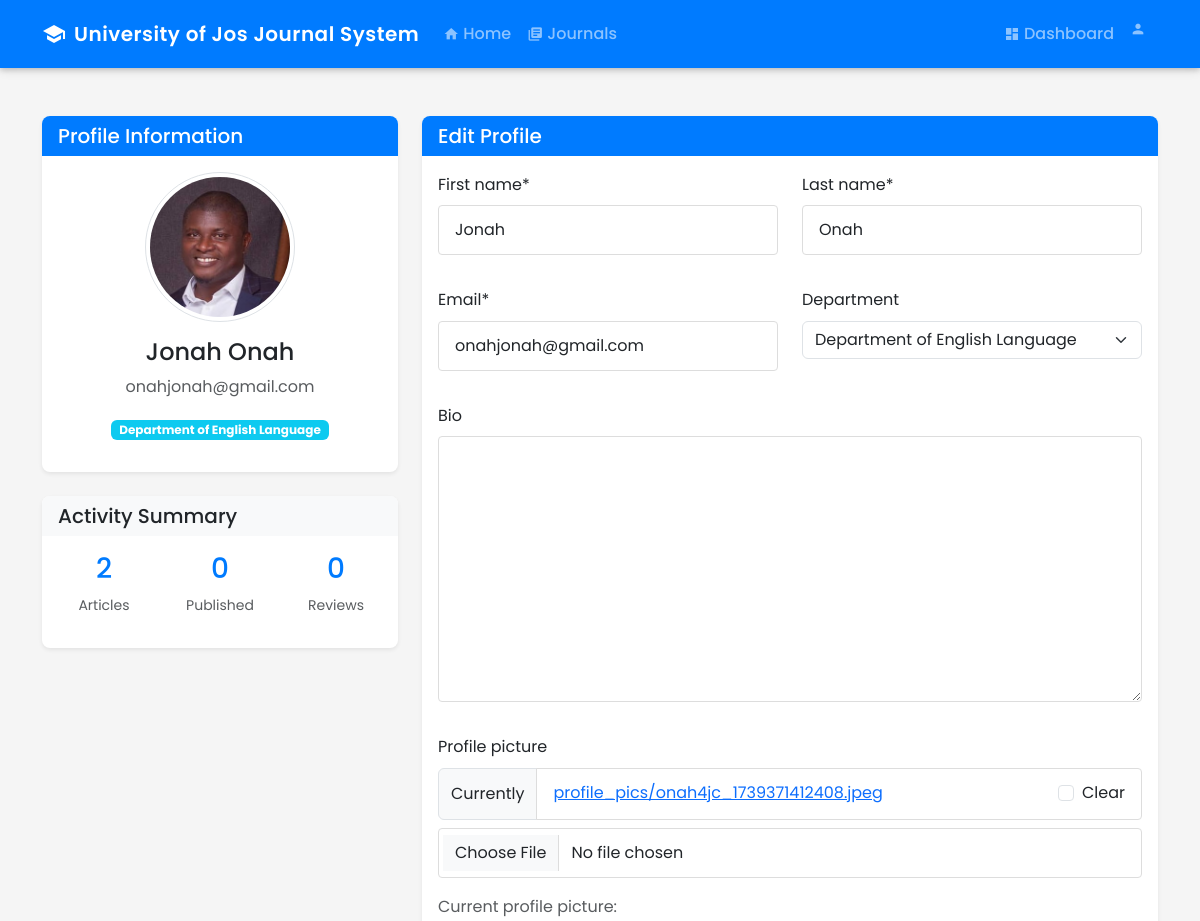
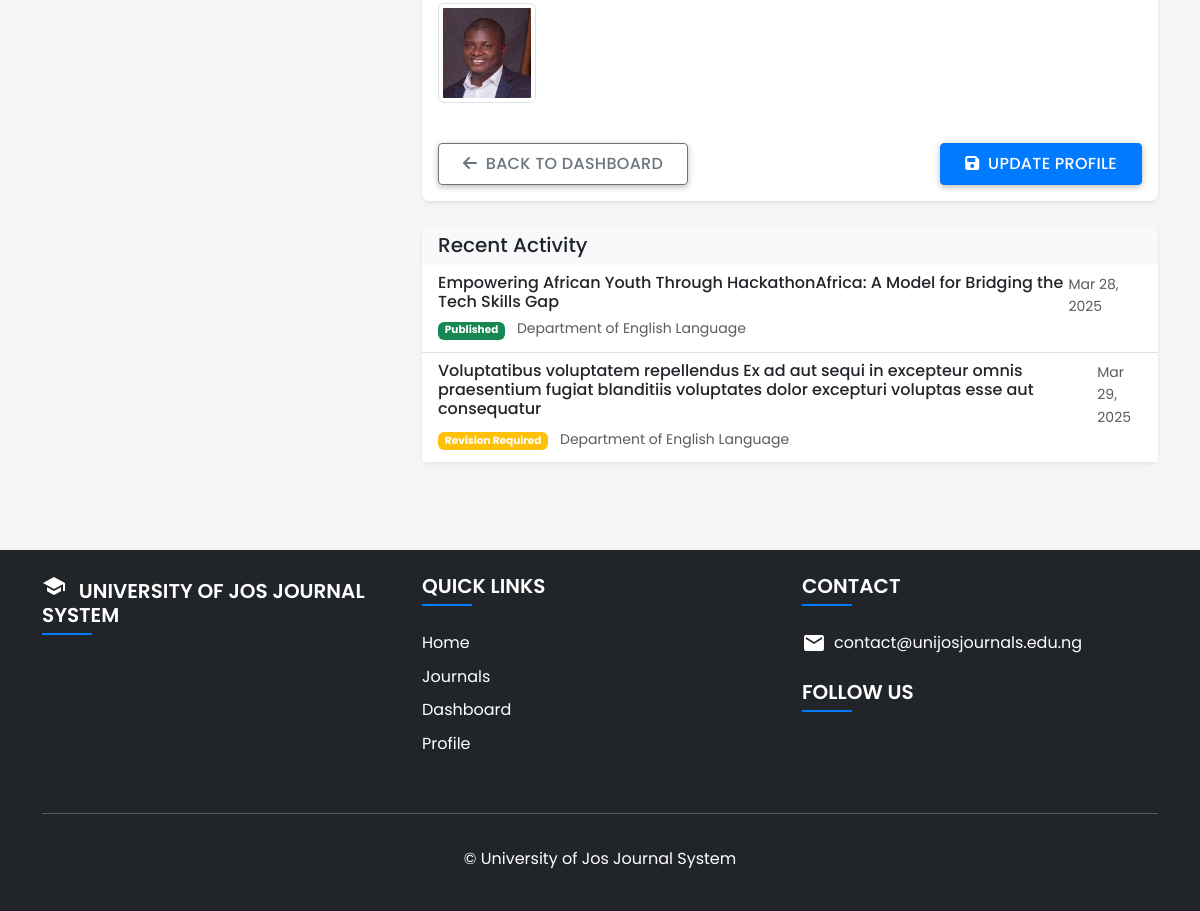
Before: /profile/ (signed in) with the older database file (2 pictures, top to bottom).
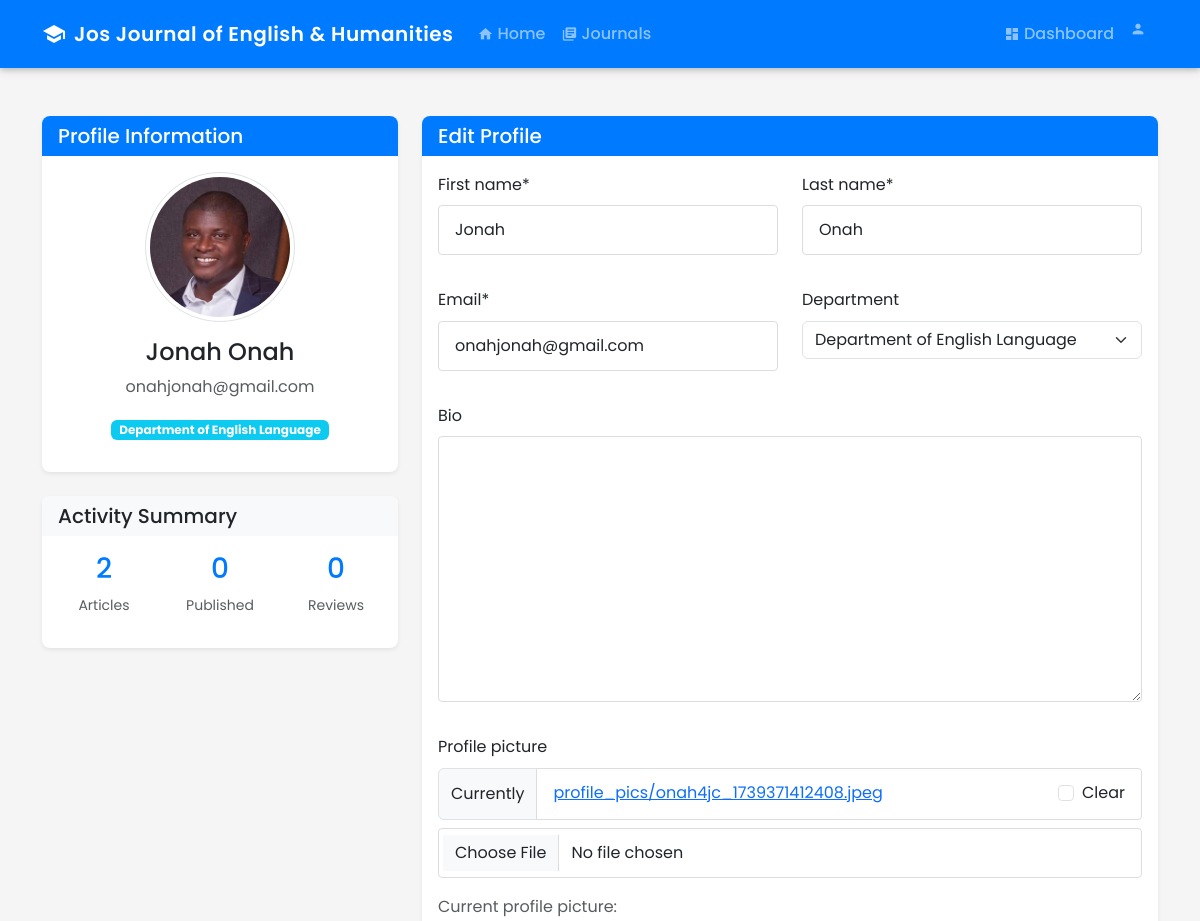
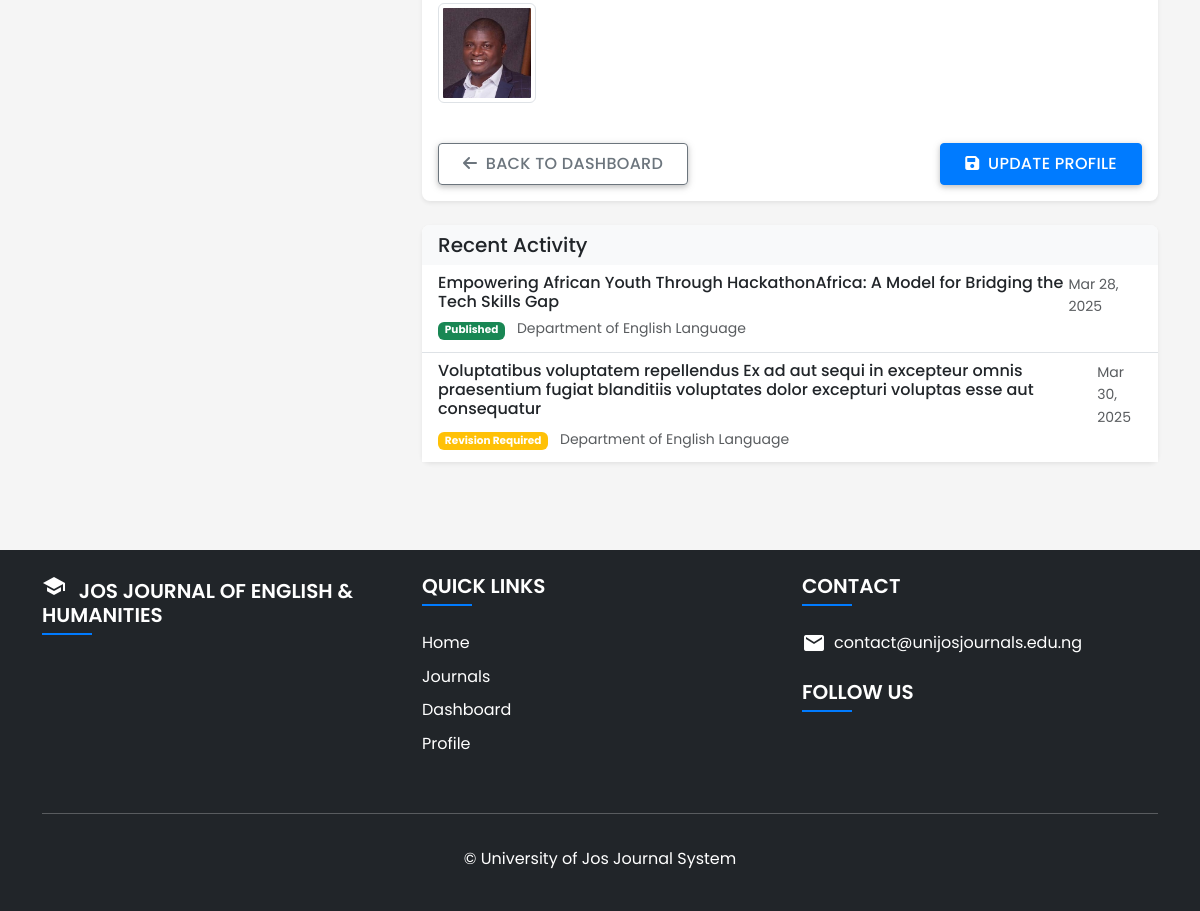
After: the same page with the newer database file (2 pictures, top to bottom).
### journalapp/models.py (models this page shows, shortened)
class SiteSettings(models.Model):
    site_title = models.CharField(max_length=100, default="University of Jos Journal System")
    site_description = models.TextField(blank=True)
    logo = models.ImageField(upload_to='site_images', blank=True, null=True)
    favicon = models.ImageField(upload_to='site_images', blank=True, null=True)
    primary_color = models.CharField(max_length=20, default="#007bff")
    secondary_color = models.CharField(max_length=20, default="#6c757d")
    footer_text = models.TextField(default="© University of Jos Journal System")
    contact_email = models.EmailField(default="contact@unijosjournals.edu.ng")
    contact_phone = models.CharField(max_length=20, blank=True)
    facebook_url = models.URLField(blank=True)
    twitter_url = models.URLField(blank=True)
    instagram_url = models.URLField(blank=True)
    linkedin_url = models.URLField(blank=True)
    class Meta:
        verbose_name = "Site Settings"
        verbose_name_plural = "Site Settings"

class Article(models.Model):
    STATUS_CHOICES = (
        ('draft', 'Draft'),
        ('submitted', 'Submitted'),
        ('under_review', 'Under Review'),
        ('revision_required', 'Revision Required'),
        ('accepted', 'Accepted'),
        ('rejected', 'Rejected'),
        ('published', 'Published'),
    )
    title = models.CharField(max_length=200)
    abstract = RichTextField()
    author = models.ForeignKey(settings.AUTH_USER_MODEL, on_delete=models.CASCADE, related_name='journals')
    department = models.ForeignKey(Department, on_delete=models.CASCADE)
    category = models.ForeignKey(ArticleCategory, on_delete=models.CASCADE)
    content = RichTextField()
    keywords = models.CharField(max_length=255, blank=True, help_text="Enter keywords separated by commas")
    file = models.FileField(upload_to='journal_files', blank=True, null=True)
    status = models.CharField(max_length=20, choices=STATUS_CHOICES, default='draft')
    revised_document = models.FileField(upload_to='revised_documents/', null=True, blank=True)
    revision_notes = models.TextField(blank=True, null=True)
    created_at = models.DateTimeField(auto_now_add=True)
    updated_at = models.DateTimeField(auto_now=True)
    published_at = models.DateTimeField(null=True, blank=True)

class Department(models.Model):
    name = models.CharField(max_length=100)
    code = models.CharField(max_length=10, unique=True)
    description = models.TextField(blank=True)
    journal_title = models.CharField(max_length=200, blank=True)
    journal_description = RichTextField(blank=True)
    cover_image = models.ImageField(upload_to='department_covers', blank=True, null=True)
    def __str__(self):
        return self.name

### journalapp/views.py (the view)
# urls.py: path('profile/', views.profile, name='profile'),
@login_required
def profile(request):
    if request.method == 'POST':
        u_form = UserUpdateForm(request.POST, instance=request.user)
        p_form = ProfileUpdateForm(request.POST, request.FILES, instance=request.user.profile)
        if u_form.is_valid() and p_form.is_valid():
            u_form.save()
            p_form.save()
            messages.success(request, f'Your profile has been updated!')
            return redirect('profile')
    else:
        u_form = UserUpdateForm(instance=request.user)
        p_form = ProfileUpdateForm(instance=request.user.profile)
    context = {
        'u_form': u_form,
        'p_form': p_form
    }
    return render(request, 'journalapp/profile.html', context)

### journalapp/forms.py
class UserUpdateForm(forms.ModelForm):
    email = forms.EmailField()
    first_name = forms.CharField(max_length=30, required=True)
    last_name = forms.CharField(max_length=30, required=True)
    class Meta:
        model = User
        fields = ['email', 'first_name', 'last_name']

class ProfileUpdateForm(forms.ModelForm):
    class Meta:
        model = Profile
        fields = ['department', 'bio', 'profile_picture']

### journalapp/context_processors.py (called while the page is built)
def site_settings(request):
    try:
        settings = SiteSettings.objects.first()
        if not settings:
            settings = SiteSettings.objects.create()
    except:
        settings = None
    return {'site_settings': settings}

### journalapp/models.py (called while the page is built)
    def get_full_name(self):
        return f"{self.first_name} {self.last_name}".strip()

### journalapp/templates/journalapp/profile.html (shortened to what the changed rows need)
{% extends 'journalapp/base.html' %}
{% load crispy_forms_tags %}
{% block content %}
<div class="container py-5">
    <div class="row">
        <div class="col-lg-8">
            <div class="card shadow-sm mt-4">
                <div class="card-body p-0">
                    <div class="list-group list-group-flush">
                        {% for article in user.journals.all|slice:":5" %}
                        <div class="list-group-item">
                            <div class="d-flex w-100 justify-content-between">
                                <h6 class="mb-1">{{ article.title }}</h6>
                                <small class="text-muted">{{ article.updated_at|date:"M d, Y" }}</small>
                            </div>
                            <p class="mb-1 text-muted small">
                                <span class="badge {% if article.status == 'published' %}bg-success
                                      {% elif article.status == 'draft' %}bg-secondary
                                      {% elif article.status == 'under_review' %}bg-info
                                      {% elif article.status == 'revision_required' %}bg-warning
                                      {% elif article.status == 'rejected' %}bg-danger
                                      {% else %}bg-primary{% endif %}">
                                    {{ article.get_status_display }}
                                </span>
                                <span class="ms-2">{{ article.department.name }}</span>
                            </p>
                        </div>
                        {% endfor %}
                    </div>
                </div>
            </div>
        </div>
    </div>
</div>
{% endblock %}

### journalapp/templates/journalapp/base.html (shortened to what the changed rows need)
<!DOCTYPE html>
<html lang="en">
<head>
    <link href="https://cdn.jsdelivr.net/npm/bootstrap@5.3.0-alpha1/dist/css/bootstrap.min.css" rel="stylesheet">
    <link rel="stylesheet" href="https://cdnjs.cloudflare.com/ajax/libs/font-awesome/6.0.0-beta3/css/all.min.css">
</head>
<body class="d-flex flex-column min-vh-100">
    <header>
        <nav class="navbar navbar-expand-lg navbar-dark bg-primary">
            <div class="container">
                <a class="navbar-brand d-flex align-items-center" href="{% url 'home' %}">
                    {% if site_settings.logo %}
                    <img src="{{ site_settings.logo.url }}" alt="{{ site_settings.site_title }}" height="40" class="me-2">
                    {% else %}
                    <i class="material-icons me-2">school</i>
                    {% endif %}
                    <span>{{ site_settings.site_title|default:"UJ Journal System" }}</span>
                </a>
            </div>
        </nav>
    </header>
    <main class="flex-grow-1 mb-3">
        {% block content %}{% endblock %}
    </main>
    <footer class="bg-dark text-white py-4 mt-4">
        <div class="container">
            <div class="row">
                <div class="col-md-4 mb-4">
                    <h5 class="text-uppercase">
                        {% if site_settings.logo %}
                        <img src="{{ site_settings.logo.url }}" alt="{{ site_settings.site_title }}" height="30" class="me-2">
                        {% else %}
                        <i class="material-icons me-2">school</i>
                        {% endif %}
                        {{ site_settings.site_title|default:"University of Jos Journal System" }}
                    </h5>
                </div>
                <div class="col-md-4 mb-4">
                    <ul class="list-unstyled">
                        {% if site_settings.contact_email %}
                        <li class="mb-2 d-flex align-items-center">
                            <i class="material-icons me-2">email</i>
                            <a href="mailto:{{ site_settings.contact_email }}" class="text-white text-decoration-none">{{ site_settings.contact_email }}</a>
                        </li>
                        {% endif %}
                    </ul>
                </div>
            </div>
            <div class="text-center py-3">
                <p class="mb-0">{{ site_settings.footer_text|default:"© University of Jos Journal System" }}</p>
            </div>
        </div>
    </footer>
</body>
</html>

Changed rows visible on the page:
changed SiteSettings "contact@unijosjournals.edu.ng": site_title "University of Jos Journal System" → "Jos Journal of English & Humanities"; site_title "UNIVERSITY OF JOS JOURNAL SYSTEM" → "JOS JOURNAL OF ENGLISH & HUMANITIES"
changed Article "Revision Required": updated_at "Mar 29, 2025" → "Mar 30, 2025"
